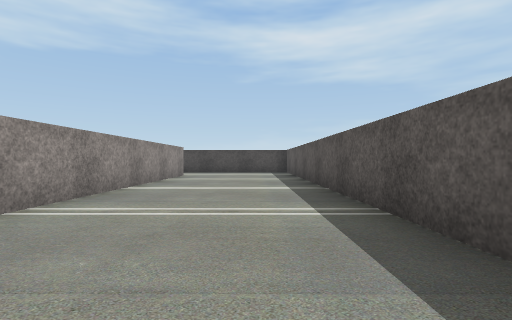
[1] (above)

18 first-person views from a walk through a Unity game level. The camera is 0.55 m above the floor, looks level and sees 85° across. The floor is counted in squares, 1 m on a side. Each view is taken from the middle of a square. On the plan, view 1 faces up. The plan holds only what a view shows up to about 9 squares ahead; the rest is blank. The player is left out. Some surface patterns are stand-ins.

[2]
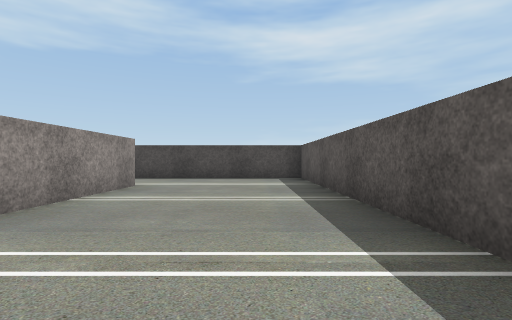

[3]
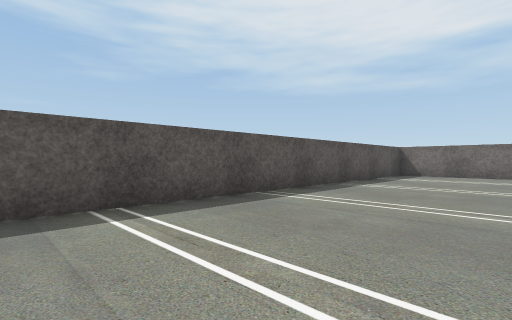

[4]
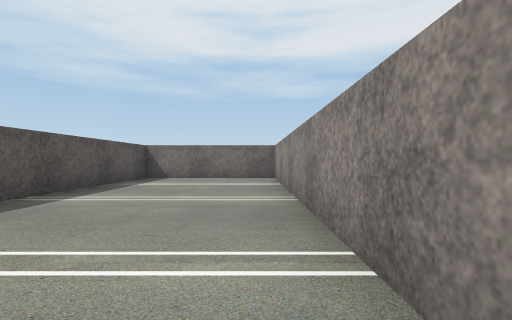

[5]
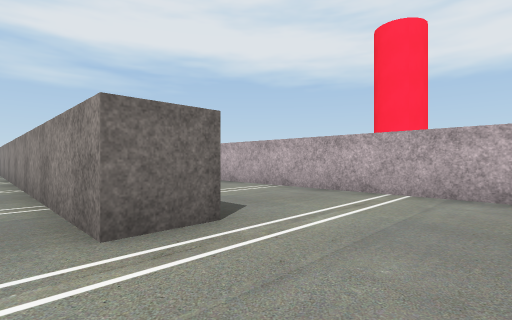

[6]
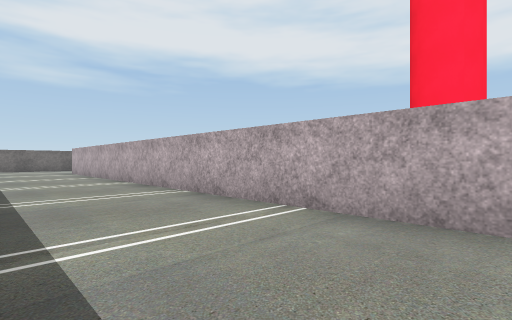

[7]
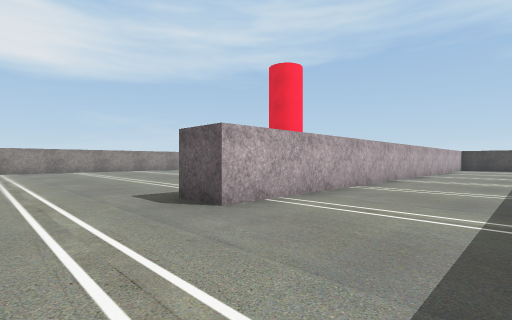

[8]
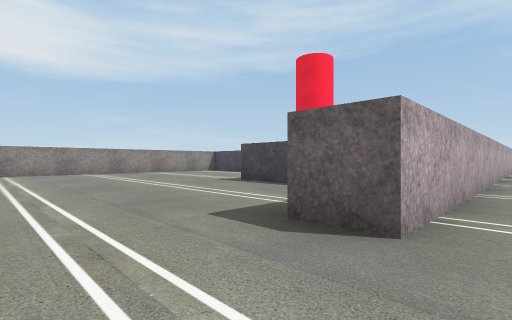

[9]
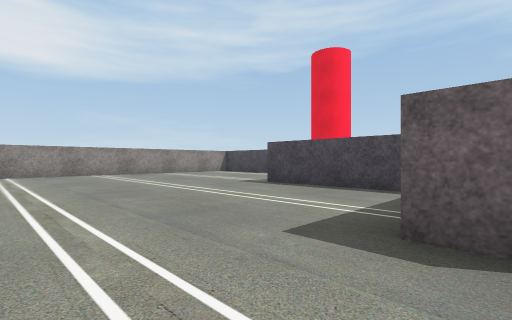

[10]
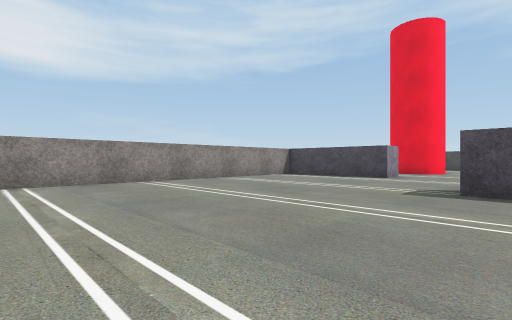

[11]
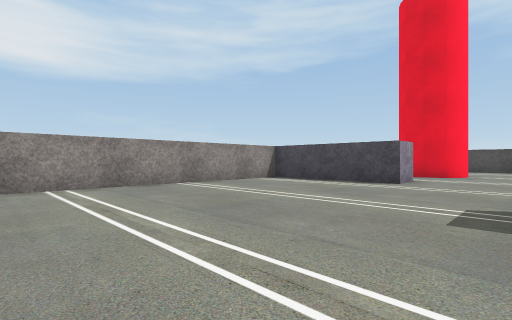

[12]
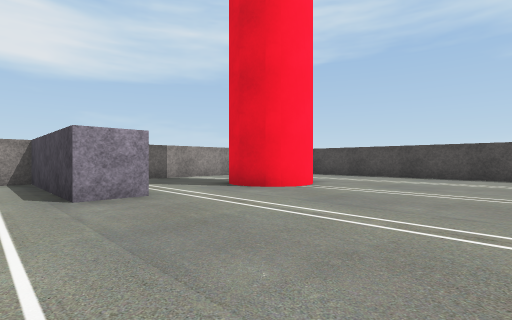

[13]
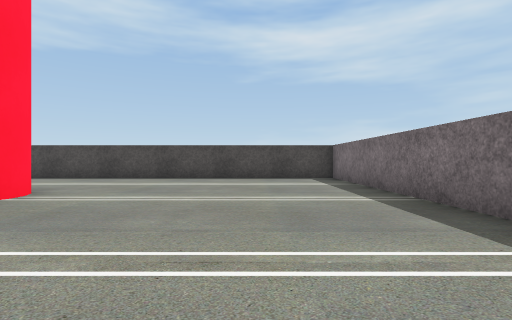

[14]
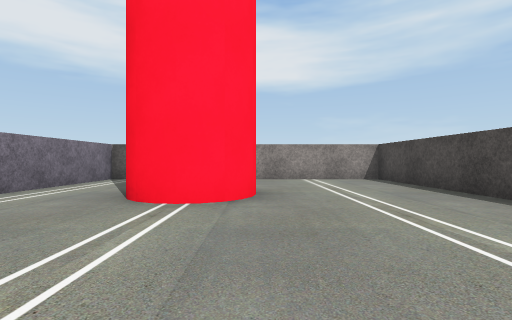

[15]
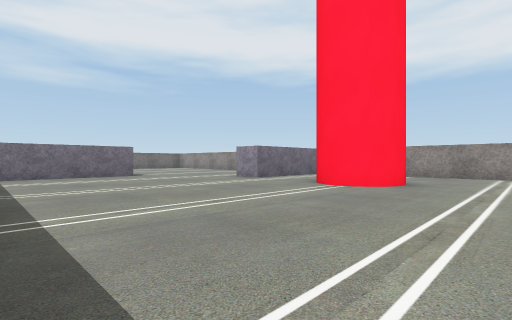

[16]
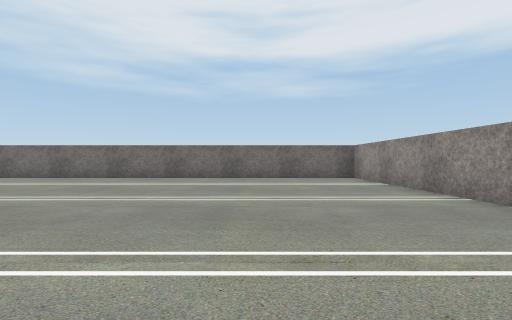

[17]
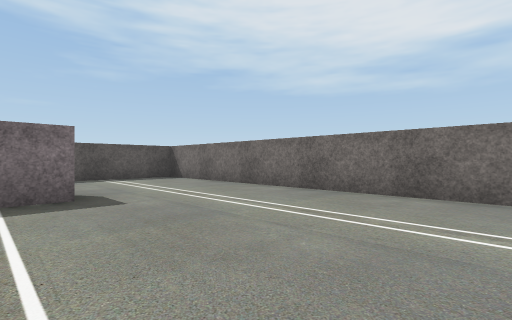

[18]
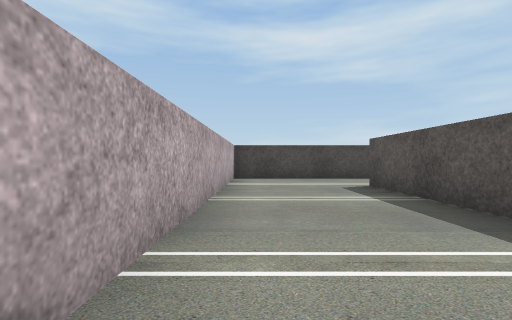

### Floor plan
Points are (right, up) in squares from view 1. A wall is a line through its corners. A room is listed if a view was taken in it or the views show most of it. See-through windows are left out.
Room 1 (views 1, 2, 3, 4, 5, 6, 7, 8, 9, 10, 11, 12, 13, 14, 15, 16, 17, 18)
walls: (-8.6, 0.2) (-11.9, 0.2); (-11, 1.2) (-8.4, 1.2); (-7.7, 6.5) (-7.7, 12.5) (-18, 12.5) (-18, 4.9) (-14.2, 4.9) (-14.2, 3.9) (-18, 3.9) (-18, -6.5) (-3.6, -6.5) (-3.6, -3.8); (-3.6, 6.6) (-3.6, 10) (-2.6, 10) (-2.6, -6.5) (1.4, -6.5) (1.4, 12.5) (-6.7, 12.5) (-6.7, -2.9) (-7.7, -2.9) (-7.7, -2.1)

Positions as (right, up) in squares from view 1, and headings:
1: (0, 0), facing up
2: (0, 4), facing up
3: (-2, 4), facing down-right
4: (-2, 2), facing down
5: (-2, 12), facing down-left
6: (-4, 10), facing down-left
7: (-4, -5), facing up-left
8: (-6, -5), facing up-left
9: (-7, -5), facing up-left
10: (-11, -5), facing up-left
11: (-12, -3), facing up-left
12: (-10, 3), facing up-left
13: (-10, 4), facing up
14: (-10, 9), facing left
15: (-8, 11), facing down-left
16: (-15, 2), facing down
17: (-12, -2), facing down-right
18: (-6, 4), facing up
